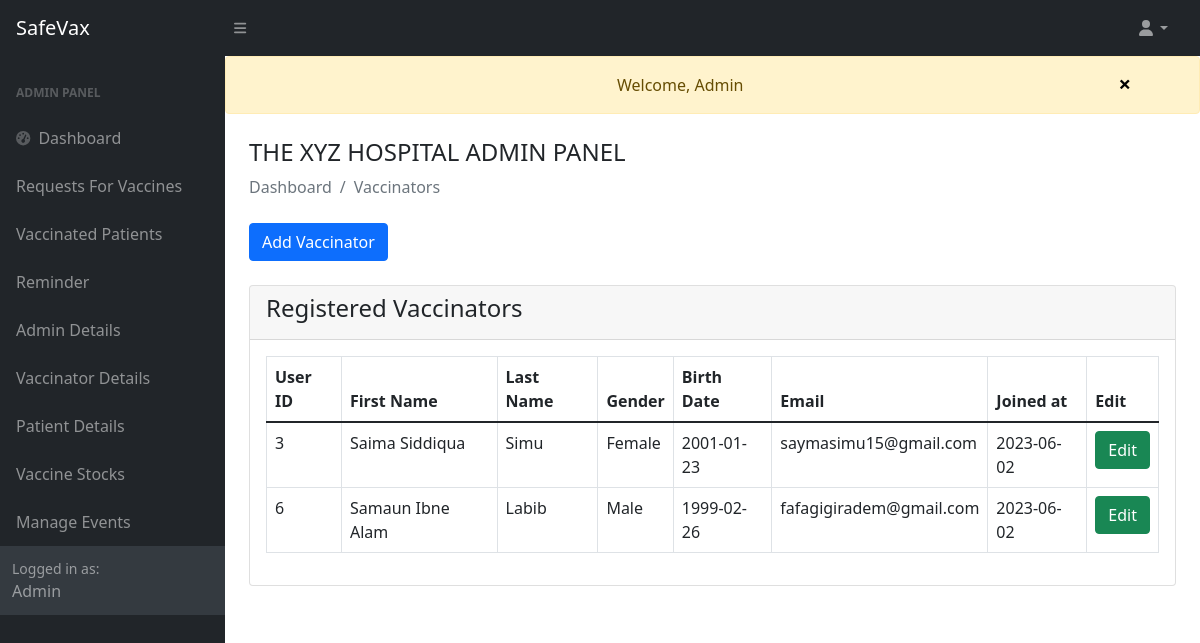
Page /admin/view-vaccinator.php (signed in) on the committed database.
### tables this page shows
CREATE TABLE `user` (
  `u_id` int(191) NOT NULL,
  `u_firstname` varchar(191) NOT NULL,
  `u_lastname` varchar(191) NOT NULL,
  `u_ffirstname` varchar(191) NOT NULL,
  `u_flastname` varchar(191) NOT NULL,
  `u_fnid` varchar(191) NOT NULL,
  `u_email` varchar(191) NOT NULL,
  `u_dob` date NOT NULL,
  `u_gender` varchar(10) NOT NULL,
  `u_division` varchar(191) NOT NULL,
  `u_password` varchar(191) NOT NULL,
  `u_role` tinyint(5) NOT NULL DEFAULT 0,
  `dateofcreation` date NOT NULL DEFAULT current_timestamp()
);

### admin/view-vaccinator.php (the view, shortened to what this page needs)
<?php
include('authentication.php');
include('includes/header.php');
include('../message.php');
?>
<div class="container-fluid px-4">
    <h4 class="mt-4">THE XYZ HOSPITAL ADMIN PANEL</h4>
        <ol class="breadcrumb mb-4">
            <li class="breadcrumb-item active">Dashboard</li>
            <li class="breadcrumb-item active">Vaccinators</li>
        </ol>
    <form action="add-vaccinator.php" method="POST">
            <button type="submit" name="add" class="btn btn-primary">Add Vaccinator</button>
    </form>
    <br>
    <div class="row">
      <div class = "col-md-12">
        <div class="card">
            <div class="card-header">
              <h4>Registered Vaccinators</h4>
            </div>
            <div class="card-body">
             <table class="table table-bordered" id="dataTable" width="100%" cellspacing="0">
               <thead>
                <tr>
                    <th>User ID</th>
                    <th>First Name</th>
                    <th>Last Name</th>
                    <th>Gender</th>
                    <th>Birth Date</th>
                    <th>Email</th>
                    <th>Joined at</th>
                    <th>Edit</th>
                </tr>
               </thead>
               <tbody>
                <?php
                $query = "SELECT * FROM user where u_role = 2 ";
                $query_run = mysqli_query($con, $query);
                if(mysqli_num_rows($query_run)>0)
                {
                foreach($query_run as $row)
                {
                ?>
                  <tr>
                    <td><?= $row['u_id']; ?></td>
                    <td><?= $row['u_firstname']; ?></td>
                    <td><?= $row['u_lastname']; ?></td>
                    <td><?= $row['u_gender']; ?></td>
                    <td><?= $row['u_dob']; ?></td>
                    <td><?= $row['u_email']; ?></td>
                    <td><?= $row['dateofcreation']; ?></td>
                    <td>
                      <form action="edit-vaccinator.php" method="POST">
                          <button type="submit" name="edit" class="btn btn-success"> Edit</button>
                      </form>
                    </td>
                  </tr>
                <?php
                }
              }
                else
                {
                  echo "No Record Found";
                }
                ?>
               </tbody>
             </table>
            </div>
        </div>
      </div>
    </div>
</div>
<?php
include('includes/scripts.php');
?>

### rows in the picture
user: u_id "3", u_firstname "Saima Siddiqua", u_lastname "Simu", u_gender "Female", u_dob "2001-01-23", u_email "saymasimu15@gmail.com", dateofcreation "2023-06-02"
user: u_id "6", u_firstname "Samaun Ibne Alam", u_lastname "Labib", u_gender "Male", u_dob "1999-02-26", u_email "fafagigiradem@gmail.com", dateofcreation "2023-06-02"

### other values in the picture
$_SESSION['message'] "Welcome, Admin"
